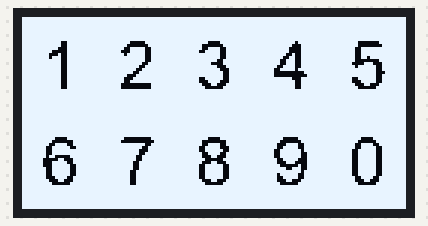
The sketch below on a simulated Arduino Uno, built with avr-gcc and run on an emulated ATmega328P. On the bench: 128×64 one-colour display. Wiring (inferred from the names in the program): I2C bus: SDA pin 4; SCL pin 3; SSD1306 OLED at I2C address 0x3C.

Above: at 2.2 s.
At 5.6 s:
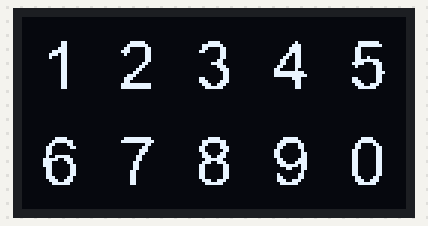

Measured:
- what the display in image 0 shows lasts 3.4 s, from 2.2 s to 5.6 s

The sketch:

analyzer.ino
```cpp
/********************金逸晨**************************
*****************0.96  4PIN IIC OLED FOR Arduino*************
***** 3----3  SCK   ,  4----4  SDA   ,
***** BY:GU
********************************************************/

const unsigned char *point;
const int8_t SCL1 = 3;
const int8_t SDA1 = 4;

const unsigned char OLED_init_cmd[25]=
{
  /*0xae,0X00,0X10,0x40,0X81,0XCF,0xff,0xa1,0xa4,
  0xA6,0xc8,0xa8,0x3F,0xd5,0x80,0xd3,0x00,0XDA,0X12,
  0x8d,0x14,0xdb,0x40,0X20,0X02,0xd9,0xf1,0xAF*/
  0xAE,//关闭显示
  0xD5,//设置时钟分频因子,震荡频率
  0x80,//[3:0],分频因子;[7:4],震荡频率

  0xA8,//设置驱动路数
  0X3F,//默认0X3F(1/64)
  0xD3,//设置显示偏移
  0X00,//默认为0
  0x40,//设置显示开始行[5:0],行数.
  0x8D,//电荷泵设置
  0x14,//bit2,开启/关闭
  0x20,//设置内存地址模式
  0x02,//[1:0],00,列地址模式;01,行地址模式;10,页地址模式;默认10;
  0xA1,//段重定义设置,bit0:0,0->0;1,0->127;
  0xC8,//设置COM扫描方向;bit3:0,普通模式;1,重定义模式COM[N-1]->COM0;N:驱动路数
  0xDA,//设置COM硬件引脚配置
  0x12,//[5:4]配置
  0x81,//对比度设置
  0xEF,//1~255;默认0X7F(亮度设置,越大越亮)
  0xD9,//设置预充电周期
  0xf1,//[3:0],PHASE1;[7:4],PHASE2;
  0xDB,//设置VCOMH电压倍率
  0x30,//[6:4]000,0.65*vcc;001,0.77*vcc;011,0.83*vcc;
  0xA4,//全局显示开启;bit0:1,开启;0,关闭;(白屏/黑屏)
  0xA6,//设置显示方式;bit0:1,反相显示;0,正常显示
  0xAF,//开启显示
};

// const unsigned char picture_tab[]={
// /*------------------------------------------------------------------------------
// ;源文件/文字:C:\DocumentsandSettings\Administrator\桌面\新建文件夹(2)\logo.bmp字模
// ;宽×高(像素):128×64
// ------------------------------------------------------------------------------*/
// //0x80,0x40,0x10,//宽的像素数,高的像素数,宽的字节数,参数设置可选
// 0xFF,0x01,0x01,0x01,0x01,0x01,0x01,0x01,0x01,0x01,0x01,0x01,0x01,0x01,0x01,0x01,
// 0x01,0x01,0x01,0x01,0x01,0x01,0x01,0x01,0x01,0x01,0x01,0x01,0x01,0x01,0x01,0x01,
// 0x01,0x01,0x01,0x01,0x01,0x01,0x01,0x01,0x01,0x01,0x01,0x01,0x01,0x01,0x01,0x01,
// 0x01,0x01,0x01,0x01,0x01,0x01,0x01,0x01,0x01,0x01,0x01,0x01,0x01,0x01,0x01,0x01,
// 0x01,0x01,0x01,0x01,0x01,0x01,0x01,0x01,0x01,0x01,0x01,0x01,0x01,0x01,0x01,0x01,
// 0x01,0x01,0x01,0x01,0x01,0x01,0x01,0x01,0x01,0x01,0x01,0x01,0x01,0x01,0x01,0x01,
// 0x01,0x01,0x01,0x01,0x01,0x01,0x01,0x01,0x01,0x01,0x01,0x01,0x01,0x01,0x01,0x01,
// 0x01,0x01,0x01,0x01,0x01,0x01,0x01,0x01,0x01,0x01,0x01,0x01,0x01,0x01,0x01,0xFF,
// 0xFF,0x00,0x00,0x00,0x00,0x00,0x00,0x00,0x00,0x00,0x00,0x00,0x00,0x00,0x00,0x00,
// 0x00,0x00,0x00,0x20,0x44,0x08,0x00,0x18,0x48,0x28,0xC8,0x08,0x28,0x48,0x18,0x00,
// 0x40,0x40,0xFC,0x40,0x40,0xFC,0x00,0x00,0xF8,0x00,0x00,0xFC,0x00,0x40,0x40,0xA0,
// 0x90,0x88,0x84,0x88,0x90,0x20,0x40,0x40,0x00,0x00,0x40,0x44,0xD8,0x20,0xF0,0xAC,
// 0xA8,0xE8,0xB8,0xA8,0xE0,0x00,0x00,0x00,0xC0,0x7C,0x54,0x54,0x54,0x54,0x54,0x54,
// 0x7C,0x40,0x40,0x00,0x00,0xF0,0x90,0x90,0x90,0xFC,0x90,0x90,0x90,0xF0,0x00,0x00,
// 0x00,0x80,0x88,0x88,0x88,0x88,0x88,0xE8,0xA8,0x98,0x8C,0x88,0x80,0x00,0x00,0x00,
// 0x00,0x00,0x00,0x00,0x00,0x00,0x00,0x00,0x00,0x00,0x00,0x00,0x00,0x00,0x00,0xFF,
// 0xFF,0x00,0x00,0x00,0x00,0x00,0x00,0x00,0x00,0x00,0x00,0x00,0x00,0x00,0x00,0x00,
// 0x00,0x00,0x00,0x04,0x3E,0x01,0x10,0x11,0x09,0x05,0x3F,0x05,0x09,0x11,0x11,0x00,
// 0x08,0x18,0x0F,0x24,0x14,0x0F,0x00,0x00,0x0F,0x00,0x00,0x3F,0x00,0x20,0x22,0x2A,
// 0x32,0x22,0x3F,0x22,0x32,0x2A,0x22,0x20,0x00,0x00,0x20,0x10,0x0F,0x10,0x28,0x24,
// 0x23,0x20,0x2F,0x28,0x2A,0x2C,0x00,0x30,0x0F,0x04,0x3D,0x25,0x15,0x15,0x0D,0x15,
// 0x2D,0x24,0x24,0x00,0x00,0x07,0x04,0x04,0x04,0x1F,0x24,0x24,0x24,0x27,0x20,0x38,
// 0x00,0x00,0x00,0x00,0x00,0x00,0x20,0x3F,0x00,0x00,0x00,0x00,0x00,0x00,0x00,0x00,
// 0x00,0x00,0x00,0x00,0x00,0x00,0x00,0x00,0x00,0x00,0x00,0x00,0x00,0x00,0x00,0xFF,
// 0xFF,0x80,0x80,0x80,0x80,0x80,0x80,0x80,0x80,0x80,0x80,0x80,0x80,0x80,0x80,0x80,
// 0x80,0x80,0x80,0x80,0x80,0x80,0x80,0x80,0x80,0x80,0x80,0x80,0x80,0x80,0x80,0x80,
// 0x80,0x80,0x80,0x80,0x80,0x80,0x80,0x80,0x80,0x80,0x80,0x80,0x80,0x80,0x80,0x80,
// 0x80,0x80,0x80,0x80,0x80,0x80,0x80,0x80,0x80,0x80,0x80,0x80,0x80,0x80,0x80,0x80,
// 0x80,0x80,0x80,0x80,0x80,0x80,0x80,0x80,0x80,0x80,0x80,0x80,0x80,0x80,0x80,0x80,
// 0x80,0x80,0x80,0x80,0x80,0x80,0x80,0x80,0x80,0x80,0x80,0x80,0x80,0x80,0x80,0x80,
// 0x80,0x80,0x80,0x80,0x80,0x80,0x80,0x80,0x80,0x80,0x80,0x80,0x80,0x80,0x80,0x80,
// 0x80,0x80,0x80,0x80,0x80,0x80,0x80,0x80,0x80,0x80,0x80,0x80,0x80,0x80,0x80,0xFF,
// 0xFF,0x01,0x01,0x01,0x01,0x01,0x01,0x01,0x01,0x01,0x01,0x01,0x01,0x01,0x01,0x01,
// 0x01,0x01,0x01,0x81,0x41,0x21,0x21,0x61,0x01,0x01,0x21,0xE1,0xE1,0x01,0xE1,0xE1,
// 0x21,0x01,0x01,0x01,0x01,0x01,0x01,0x01,0x21,0xE1,0x21,0x21,0x21,0x61,0x01,0x01,
// 0x21,0x21,0xE1,0x01,0x01,0x01,0x01,0x01,0x01,0x01,0x01,0x01,0x01,0x01,0x01,0x01,
// 0x01,0x01,0x01,0x01,0x01,0x01,0xC1,0x01,0x01,0x01,0x01,0x01,0x01,0x01,0x01,0x01,
// 0x01,0x01,0x01,0x01,0x01,0x01,0x01,0x01,0x01,0x01,0x01,0x01,0x01,0x01,0x01,0x01,
// 0x01,0x01,0x01,0x21,0x01,0x01,0x01,0x01,0x01,0x01,0x01,0x01,0x01,0x01,0x01,0x01,
// 0x01,0x01,0x01,0x01,0x01,0x01,0x01,0x01,0x01,0x01,0x01,0x01,0x01,0x01,0x01,0xFF,
// 0xFF,0x00,0x00,0x00,0x00,0x00,0x00,0x00,0x00,0x00,0x00,0x00,0x00,0x00,0x00,0x00,
// 0x00,0x00,0x00,0x0F,0x10,0x20,0x24,0x1C,0x04,0x00,0x20,0x3F,0x01,0x3E,0x01,0x3F,
// 0x20,0x00,0x00,0x00,0x00,0x00,0x00,0x00,0x20,0x3F,0x22,0x22,0x27,0x30,0x00,0x00,
// 0x20,0x20,0x3F,0x20,0x20,0x00,0x00,0x1E,0x25,0x25,0x25,0x16,0x00,0x00,0x1E,0x21,
// 0x21,0x21,0x13,0x00,0x01,0x01,0x1F,0x21,0x21,0x00,0x00,0x00,0x21,0x3F,0x22,0x21,
// 0x01,0x00,0x00,0x1E,0x21,0x21,0x21,0x1E,0x00,0x21,0x3F,0x22,0x01,0x01,0x3E,0x20,
// 0x00,0x21,0x21,0x3F,0x20,0x20,0x00,0x00,0x1E,0x21,0x21,0x21,0x13,0x00,0x00,0x00,
// 0x00,0x00,0x00,0x00,0x00,0x00,0x00,0x00,0x00,0x00,0x00,0x00,0x00,0x00,0x00,0xFF,
// 0xFF,0x00,0x00,0x00,0x00,0x00,0x00,0x00,0x00,0x00,0x00,0x00,0x00,0x00,0x00,0x00,
// 0x00,0x00,0x00,0xF0,0x08,0x04,0x04,0x04,0x0C,0x00,0xF0,0x08,0x04,0x04,0x08,0xF0,
// 0x00,0x00,0x00,0x00,0x00,0x00,0x00,0x00,0x00,0x80,0x80,0x00,0x00,0x00,0x00,0x00,
// 0x00,0x00,0x00,0x00,0x00,0x00,0x00,0x00,0x00,0x00,0x00,0x00,0x04,0xFC,0x04,0x00,
// 0x00,0x00,0x00,0x00,0x0C,0x04,0xFC,0x04,0x0C,0x00,0x04,0xFC,0x04,0x04,0x08,0xF0,
// 0x00,0x00,0x00,0x00,0x00,0x00,0x00,0x00,0x00,0x00,0x00,0x00,0x00,0x00,0x00,0x00,
// 0x00,0x00,0x00,0x00,0x00,0x00,0x00,0x00,0x00,0x00,0x00,0x00,0x00,0x00,0x00,0x00,
// 0x00,0x00,0x00,0x00,0x00,0x00,0x00,0x00,0x00,0x00,0x00,0x00,0x00,0x00,0x00,0xFF,
// 0xFF,0x80,0x80,0x80,0x80,0x80,0x80,0x80,0x80,0x80,0x80,0x80,0x80,0x80,0x80,0x80,
// 0x80,0x80,0x80,0x81,0x82,0x84,0x84,0x84,0x82,0x80,0x81,0x82,0x84,0x84,0x82,0x81,
// 0x80,0x80,0x86,0x86,0x80,0x80,0x80,0x80,0x80,0x85,0x83,0x80,0x80,0x80,0x80,0x80,
// 0x80,0x80,0x80,0x80,0x80,0x80,0x80,0x80,0x80,0x80,0x80,0x80,0x84,0x87,0x84,0x84,
// 0x84,0x86,0x80,0x80,0x80,0x84,0x87,0x84,0x80,0x80,0x84,0x87,0x84,0x84,0x82,0x81,
// 0x80,0x80,0x80,0x80,0x80,0x80,0x80,0x80,0x80,0x80,0x80,0x80,0x80,0x80,0x80,0x80,
// 0x80,0x80,0x80,0x80,0x80,0x80,0x80,0x80,0x80,0x80,0x80,0x80,0x80,0x80,0x80,0x80,
// 0x80,0x80,0x80,0x80,0x80,0x80,0x80,0x80,0x80,0x80,0x80,0x80,0x80,0x80,0x80,0xFF
// };

const unsigned char picture_tab[] = {
	0xff, 0xff, 0xff, 0xff, 0xff, 0xff, 0xff, 0xff, 0xff, 0xff, 0xff, 0xff, 0xff, 0xff, 0xff, 0xff,
	0xff, 0xff, 0xff, 0xff, 0xff, 0xff, 0xff, 0xff, 0xff, 0xff, 0xff, 0xff, 0xff, 0xff, 0xff, 0xff,
	0xff, 0xff, 0xff, 0xff, 0xff, 0xff, 0xff, 0xff, 0xff, 0xff, 0xff, 0xff, 0xff, 0xff, 0xff, 0xff,
	0xff, 0xff, 0xff, 0xff, 0xff, 0xff, 0xff, 0xff, 0xff, 0xff, 0xff, 0xff, 0xff, 0xff, 0xff, 0xff,
	0xff, 0xff, 0xff, 0xff, 0xff, 0xff, 0xff, 0xff, 0xff, 0xff, 0xff, 0xff, 0xff, 0xff, 0xff, 0xff,
	0xff, 0xff, 0xff, 0xff, 0xff, 0xff, 0xff, 0xff, 0xff, 0xff, 0xff, 0xff, 0xff, 0xff, 0xff, 0xff,
	0xff, 0xff, 0xff, 0xff, 0xff, 0xff, 0xff, 0xff, 0xff, 0xff, 0xff, 0xff, 0xff, 0xff, 0xff, 0xff,
	0xff, 0xff, 0xff, 0xff, 0xff, 0xff, 0xff, 0xff, 0xff, 0xff, 0xff, 0xff, 0xff, 0xff, 0xff, 0xff,
	0xff, 0xff, 0xff, 0xff, 0xff, 0xff, 0xff, 0xff, 0xff, 0xcf, 0xe7, 0xe7, 0xf3, 0x00, 0x00, 0xff,
	0xff, 0xff, 0xff, 0xff, 0xff, 0xff, 0xff, 0xff, 0xff, 0xff, 0xff, 0xff, 0xff, 0xff, 0xff, 0xff,
	0xff, 0xf7, 0xe3, 0xf1, 0xfc, 0xfc, 0xfc, 0xfc, 0x7c, 0x01, 0x83, 0xff, 0xff, 0xff, 0xff, 0xff,
	0xff, 0xff, 0xff, 0xff, 0xff, 0xff, 0xff, 0xff, 0xff, 0xff, 0xff, 0xf7, 0xf1, 0xf9, 0xfc, 0x7c,
	0x7c, 0x3c, 0x01, 0xc3, 0xff, 0xff, 0xff, 0xff, 0xff, 0xff, 0xff, 0xff, 0xff, 0xff, 0xff, 0xff,
	0xff, 0xff, 0xff, 0xff, 0xff, 0xff, 0x3f, 0x1f, 0xcf, 0xe3, 0xf1, 0x00, 0x01, 0xff, 0xff, 0xff,
	0xff, 0xff, 0xff, 0xff, 0xff, 0xff, 0xff, 0xff, 0xff, 0xff, 0xff, 0xff, 0xff, 0xff, 0x7f, 0x03,
	0x00, 0x3c, 0xbc, 0x9c, 0xbc, 0x3c, 0x3c, 0x7d, 0xff, 0xff, 0xff, 0xff, 0xff, 0xff, 0xff, 0xff,
	0xff, 0xff, 0xff, 0xff, 0xff, 0xff, 0xff, 0xff, 0xff, 0xff, 0xff, 0xff, 0xff, 0x00, 0x00, 0xff,
	0xff, 0xff, 0xff, 0xff, 0xff, 0xff, 0xff, 0xff, 0xff, 0xff, 0xff, 0xff, 0xff, 0xff, 0xff, 0xff,
	0xff, 0x3f, 0x0f, 0x07, 0x27, 0x33, 0x39, 0x3c, 0x3e, 0x3f, 0x3f, 0xff, 0xff, 0xff, 0xff, 0xff,
	0xff, 0xff, 0xff, 0xff, 0xff, 0xff, 0xff, 0xff, 0xff, 0xff, 0xff, 0xcf, 0x8f, 0x1f, 0x3f, 0x7f,
	0x7f, 0x3e, 0x1c, 0x80, 0xc1, 0xff, 0xff, 0xff, 0xff, 0xff, 0xff, 0xff, 0xff, 0xff, 0xff, 0xff,
	0xff, 0xff, 0xff, 0xff, 0xf1, 0xf0, 0xf2, 0xf3, 0xf3, 0xf3, 0xe3, 0x00, 0x02, 0xf3, 0xf7, 0xff,
	0xff, 0xff, 0xff, 0xff, 0xff, 0xff, 0xff, 0xff, 0xff, 0xff, 0xff, 0xff, 0xff, 0xff, 0xcf, 0x8e,
	0x1f, 0x3f, 0x7f, 0x7f, 0x3f, 0x3f, 0x80, 0xc0, 0xfb, 0xff, 0xff, 0xff, 0xff, 0xff, 0xff, 0xff,
	0xff, 0xff, 0xff, 0xff, 0xff, 0xff, 0xff, 0xff, 0xff, 0xff, 0xff, 0xff, 0xff, 0xff, 0xff, 0xff,
	0xff, 0xff, 0xff, 0xff, 0xff, 0xff, 0xff, 0xff, 0xff, 0xff, 0xff, 0xff, 0xff, 0xff, 0xff, 0xff,
	0xff, 0xff, 0xff, 0xff, 0xff, 0xff, 0xff, 0xff, 0xff, 0xff, 0xff, 0xff, 0xff, 0xff, 0xff, 0xff,
	0xff, 0xff, 0xff, 0xff, 0xff, 0xff, 0xff, 0xff, 0xff, 0xff, 0xff, 0xff, 0xff, 0xff, 0xff, 0xff,
	0xff, 0xff, 0xff, 0xff, 0xff, 0xff, 0xff, 0xff, 0xff, 0xff, 0xff, 0xff, 0xff, 0xff, 0xff, 0xff,
	0xff, 0xff, 0xff, 0xff, 0xff, 0xff, 0xff, 0xff, 0xff, 0xff, 0xff, 0xff, 0xff, 0xff, 0xff, 0xff,
	0xff, 0xff, 0xff, 0xff, 0xff, 0xff, 0xff, 0xff, 0xff, 0xff, 0xff, 0xff, 0xff, 0xff, 0xff, 0xff,
	0xff, 0xff, 0xff, 0xff, 0xff, 0xff, 0xff, 0xff, 0xff, 0xff, 0xff, 0xff, 0xff, 0xff, 0xff, 0xff,
	0xff, 0xff, 0xff, 0xff, 0xff, 0xff, 0xff, 0xff, 0xff, 0xff, 0xff, 0xff, 0xff, 0xff, 0xff, 0xff,
	0xff, 0xff, 0xff, 0xff, 0xff, 0xff, 0xff, 0xff, 0xff, 0xff, 0xff, 0xff, 0xff, 0xff, 0xff, 0xff,
	0xff, 0xff, 0xff, 0xff, 0xff, 0xff, 0xff, 0xff, 0xff, 0xff, 0xff, 0xff, 0xff, 0xff, 0xff, 0xff,
	0xff, 0xff, 0xff, 0xff, 0xff, 0xff, 0xff, 0xff, 0xff, 0xff, 0xff, 0xff, 0xff, 0xff, 0xff, 0xff,
	0xff, 0xff, 0xff, 0xff, 0xff, 0xff, 0xff, 0xff, 0xff, 0xff, 0xff, 0xff, 0xff, 0xff, 0xff, 0xff,
	0xff, 0xff, 0xff, 0xff, 0xff, 0xff, 0xff, 0xff, 0xff, 0xff, 0xff, 0xff, 0xff, 0xff, 0xff, 0xff,
	0xff, 0xff, 0xff, 0xff, 0xff, 0xff, 0xff, 0xff, 0xff, 0xff, 0xff, 0xff, 0xff, 0xff, 0xff, 0xff,
	0xff, 0xff, 0xff, 0xff, 0xff, 0xff, 0xff, 0xff, 0xff, 0xff, 0xff, 0xff, 0xff, 0xff, 0xff, 0xff,
	0xff, 0xff, 0xff, 0xff, 0xff, 0xff, 0xff, 0x7f, 0x07, 0x43, 0x79, 0x3c, 0xbc, 0xbc, 0x3c, 0x39,
	0x71, 0xf7, 0xff, 0xff, 0xff, 0xff, 0xff, 0xff, 0xff, 0xff, 0xff, 0xff, 0xff, 0xff, 0xff, 0xff,
	0xff, 0xfd, 0xfc, 0xfc, 0xfc, 0xfc, 0x3c, 0x0c, 0xc4, 0xe0, 0xf8, 0xfd, 0xff, 0xff, 0xff, 0xff,
	0xff, 0xff, 0xff, 0xff, 0xff, 0xff, 0xff, 0xff, 0xff, 0xff, 0xff, 0xe7, 0x81, 0x19, 0x3c, 0x7c,
	0x7c, 0x3c, 0x11, 0x81, 0xe7, 0xff, 0xff, 0xff, 0xff, 0xff, 0xff, 0xff, 0xff, 0xff, 0xff, 0xff,
	0xff, 0xff, 0xff, 0xff, 0x8f, 0x03, 0x71, 0xf8, 0xfc, 0xfc, 0xfc, 0xfc, 0x71, 0x03, 0x1f, 0xff,
	0xff, 0xff, 0xff, 0xff, 0xff, 0xff, 0xff, 0xff, 0xff, 0xff, 0xff, 0xff, 0xff, 0xff, 0x0f, 0x03,
	0xf1, 0xfc, 0xfc, 0xfc, 0xfc, 0xf9, 0x03, 0x07, 0xff, 0xff, 0xff, 0xff, 0xff, 0xff, 0xff, 0xff,
	0xff, 0xff, 0xff, 0xff, 0xff, 0xff, 0xff, 0xfc, 0xc0, 0x80, 0x1f, 0x3f, 0x7f, 0x7f, 0x3f, 0x1e,
	0x80, 0xe1, 0xff, 0xff, 0xff, 0xff, 0xff, 0xff, 0xff, 0xff, 0xff, 0xff, 0xff, 0xff, 0xff, 0xff,
	0xff, 0xff, 0xff, 0xff, 0x07, 0x00, 0xf8, 0xff, 0xff, 0xff, 0xff, 0xff, 0xff, 0xff, 0xff, 0xff,
	0xff, 0xff, 0xff, 0xff, 0xff, 0xff, 0xff, 0xff, 0xff, 0xff, 0xff, 0xc1, 0x80, 0x3e, 0x3e, 0x7f,
	0x7f, 0x3e, 0x3e, 0x80, 0xc1, 0xff, 0xff, 0xff, 0xff, 0xff, 0xff, 0xff, 0xff, 0xff, 0xff, 0xff,
	0xff, 0xff, 0xff, 0xff, 0xff, 0x8e, 0x1c, 0x3c, 0x79, 0x79, 0x3d, 0x3c, 0x8e, 0xc0, 0xf8, 0xff,
	0xff, 0xff, 0xff, 0xff, 0xff, 0xff, 0xff, 0xff, 0xff, 0xff, 0xff, 0xff, 0xff, 0xff, 0xe0, 0x80,
	0x1f, 0x3f, 0x7f, 0x7f, 0x3f, 0x1f, 0x80, 0xe0, 0xff, 0xff, 0xff, 0xff, 0xff, 0xff, 0xff, 0xff,
	0xff, 0xff, 0xff, 0xff, 0xff, 0xff, 0xff, 0xff, 0xff, 0xff, 0xff, 0xff, 0xff, 0xff, 0xff, 0xff,
	0xff, 0xff, 0xff, 0xff, 0xff, 0xff, 0xff, 0xff, 0xff, 0xff, 0xff, 0xff, 0xff, 0xff, 0xff, 0xff,
	0xff, 0xff, 0xff, 0xff, 0xff, 0xff, 0xff, 0xff, 0xff, 0xff, 0xff, 0xff, 0xff, 0xff, 0xff, 0xff,
	0xff, 0xff, 0xff, 0xff, 0xff, 0xff, 0xff, 0xff, 0xff, 0xff, 0xff, 0xff, 0xff, 0xff, 0xff, 0xff,
	0xff, 0xff, 0xff, 0xff, 0xff, 0xff, 0xff, 0xff, 0xff, 0xff, 0xff, 0xff, 0xff, 0xff, 0xff, 0xff,
	0xff, 0xff, 0xff, 0xff, 0xff, 0xff, 0xff, 0xff, 0xff, 0xff, 0xff, 0xff, 0xff, 0xff, 0xff, 0xff,
	0xff, 0xff, 0xff, 0xff, 0xff, 0xff, 0xff, 0xff, 0xff, 0xff, 0xff, 0xff, 0xff, 0xff, 0xff, 0xff,
	0xff, 0xff, 0xff, 0xff, 0xff, 0xff, 0xff, 0xff, 0xff, 0xff, 0xff, 0xff, 0xff, 0xff, 0xff, 0xff
};


/**************************IIC模块发送函数************************************************

 *************************************************************************/
//写入  最后将SDA拉高，以等待从设备产生应答
void IIC_write(unsigned char date, int8_t Scl, int8_t Sda)
{
  unsigned char i, temp;
  temp = date;

  for(i=0; i<8; i++)
  { digitalWrite(Scl,LOW);

                if ((temp&0x80)==0)
                  digitalWrite(Sda,LOW);
                else digitalWrite(Sda,HIGH);
    temp = temp << 1;
              //最少250ns延时
    digitalWrite(Scl,HIGH);

  }
  digitalWrite(Scl,LOW);

  digitalWrite(Sda,HIGH);

  digitalWrite(Scl,HIGH);
  //不进行应答检测
  digitalWrite(Scl,LOW);


}

//启动信号
//SCL在高电平期间，SDA由高电平向低电平的变化定义为启动信号
void IIC_start(int8_t Scl, int8_t Sda)
{
  digitalWrite(Sda,HIGH);

  digitalWrite(Scl,HIGH);
             //所有操作结束释放SCL
  digitalWrite(Sda,LOW);

  digitalWrite(Scl,LOW);

        IIC_write(0x78,SCL1,SDA1);

}

//停止信号
//SCL在高电平期间，SDA由低电平向高电平的变化定义为停止信号
void IIC_stop(int8_t Scl, int8_t Sda)
{
  digitalWrite(Sda,LOW);

  digitalWrite(Scl,HIGH);

  digitalWrite(Sda,HIGH);

}

void OLED_send_cmd(unsigned char o_command)
  {

    IIC_start(SCL1,SDA1);
    IIC_write(0x00,SCL1,SDA1);
    IIC_write(o_command,SCL1,SDA1);
    IIC_stop(SCL1,SDA1);

  }
void OLED_send_data(unsigned char o_data)
{
    IIC_start(SCL1,SDA1);
    IIC_write(0x40,SCL1,SDA1);
    IIC_write(o_data,SCL1,SDA1);
    IIC_stop(SCL1,SDA1);
}
void Column_set(unsigned char column)
{
    OLED_send_cmd(0x10|(column>>4));//设置列地址高位
    OLED_send_cmd(0x00|(column&0x0f));//设置列地址低位

}
void Page_set(unsigned char page)
{
    OLED_send_cmd(0xb0+page);
}
void OLED_clear(void )
{
    unsigned char page,column;
    for(page=0;page<8;page++)//pageloop
    {
    Page_set(page);
    Column_set(0);
    for(column=0;column<128;column++)//columnloop
    {
    OLED_send_data(0x00);
    }
    }
}
void OLED_full(void )
{
    unsigned char page,column;
    for(page=0;page<8;page++)//pageloop
    {
    Page_set(page);
    Column_set(0);
    for(column=0;column<128;column++)//columnloop
    {
    OLED_send_data(0xff);
    }
    }
}
void OLED_init(void )
  {
  unsigned char i;
  for(i=0;i<25;i++)
  {
  OLED_send_cmd(OLED_init_cmd[i]);
  }
  }

void Picture_display(const unsigned char *ptr_pic)
{
    unsigned char page,column;
    for(page=0;page<(64/8);page++)//pageloop
    {
      Page_set(page);
      Column_set(0);
      for(column=0;column<128;column++)//columnloop
      {
        OLED_send_data(*ptr_pic++);
      }
    }
}
void Picture_ReverseDisplay(const unsigned char *ptr_pic)
{
    unsigned char page,column,data;
    for(page=0;page<(64/8);page++)//pageloop
      {
      Page_set(page);
      Column_set(0);
      for(column=0;column<128;column++)//columnloop
      {
        data=*ptr_pic++;
        data=~data;
        OLED_send_data(data);
      }
    }
}
void  IO_init(void)
{
    pinMode(SCL1,OUTPUT);
    pinMode(SDA1,OUTPUT);
}


void  setup(){
  point=&picture_tab[0];
  IO_init();
  OLED_init();
  OLED_full();
  delay(1000);
  OLED_clear();

}

void  loop(){
Picture_display(point);
delay(3000);

Picture_ReverseDisplay(point);
delay(3000);

}
```
